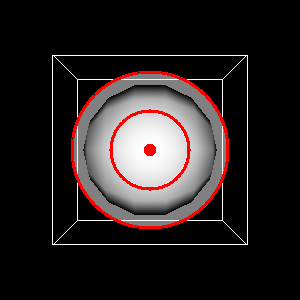

Source code (Python):
#!/usr/bin/env python
# Demonstrate vtkImplicitAnnulusWidget radius interaction testing.

import vtkmodules.vtkInteractionStyle  # noqa: F401
import vtkmodules.vtkRenderingFreeType  # noqa: F401
import vtkmodules.vtkRenderingOpenGL2  # noqa: F401

from vtkmodules.vtkFiltersSources import vtkSphereSource
from vtkmodules.vtkInteractionWidgets import (
    vtkImplicitAnnulusRepresentation,
    vtkImplicitAnnulusWidget,
)
from vtkmodules.vtkRenderingCore import (
    vtkActor,
    vtkPolyDataMapper,
    vtkRenderWindow,
    vtkRenderWindowInteractor,
    vtkRenderer,
)

# Source + Mapper + Actor
sphere = vtkSphereSource()
sphere.Update()
sphere_bounds = sphere.GetOutput().GetBounds()

sphere_mapper = vtkPolyDataMapper()
sphere_mapper.SetInputConnection(sphere.GetOutputPort())

sphere_actor = vtkActor()
sphere_actor.SetMapper(sphere_mapper)
sphere_actor.VisibilityOn()

# Renderer
renderer = vtkRenderer()
renderer.AddActor(sphere_actor)

# Render window
render_window = vtkRenderWindow()
render_window.AddRenderer(renderer)
render_window.SetWindowName("implicit annulus radius")
render_window.SetSize(300, 300)

# Interactor
interactor = vtkRenderWindowInteractor()
interactor.SetRenderWindow(render_window)

# Widget
annulus_rep = vtkImplicitAnnulusRepresentation()
annulus_rep.SetPlaceFactor(1.25)
annulus_rep.PlaceWidget(sphere_bounds)

annulus_widget = vtkImplicitAnnulusWidget()
annulus_widget.SetInteractor(interactor)
annulus_widget.SetRepresentation(annulus_rep)
annulus_widget.SetEnabled(True)

# Scene
renderer.ResetCamera()
renderer.GetActiveCamera().Azimuth(90)

interactor.Initialize()
interactor.Start()
